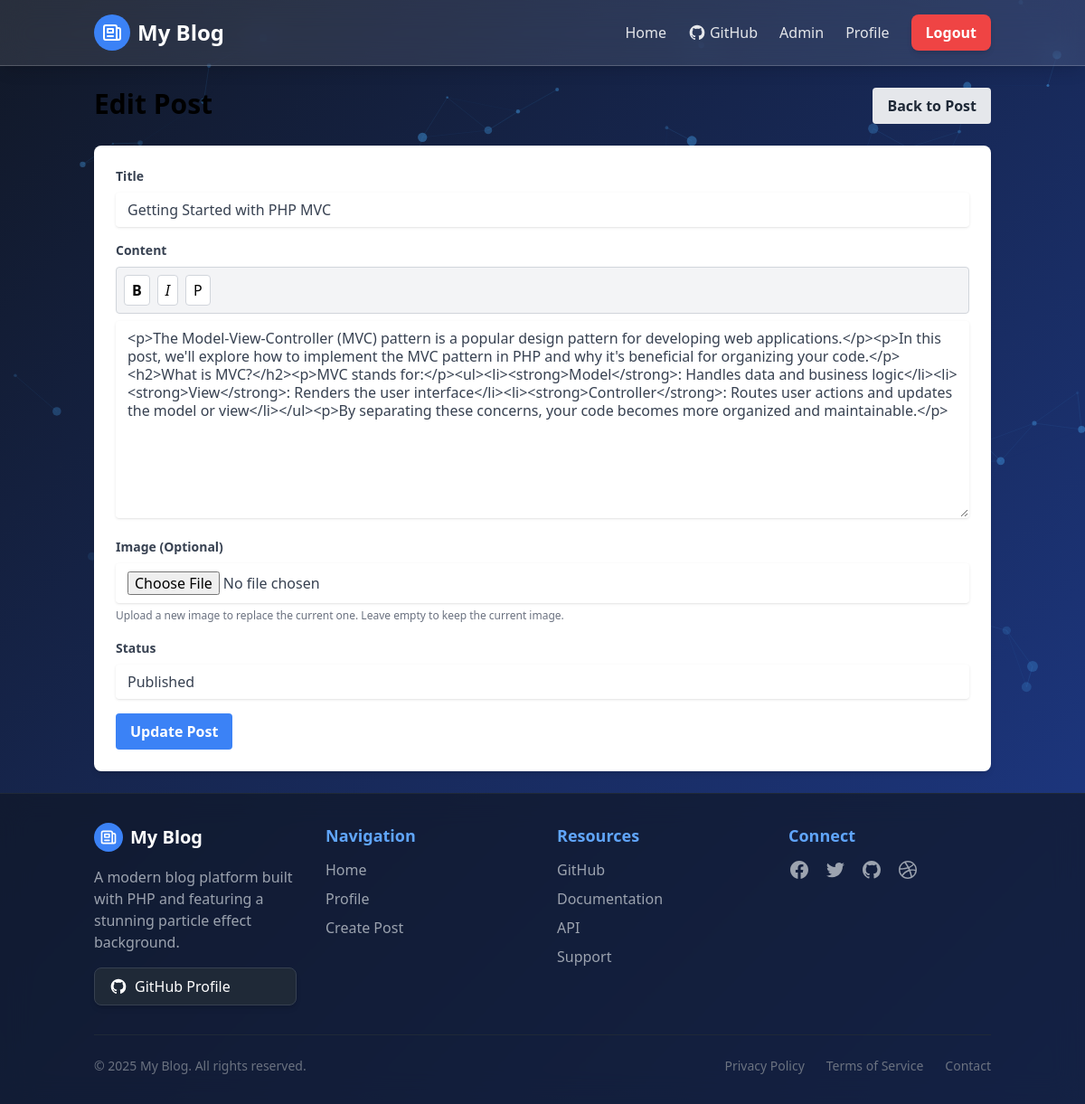
Page /public/posts/edit/2 (signed in) on the committed database.
### tables this page shows
CREATE TABLE IF NOT EXISTS posts (
  id INT AUTO_INCREMENT PRIMARY KEY,
  user_id INT NOT NULL,
  title VARCHAR(255) NOT NULL,
  slug VARCHAR(255) NOT NULL UNIQUE,
  body TEXT NOT NULL,
  image VARCHAR(255) NOT NULL DEFAULT 'noimage.jpg',
  status ENUM('published', 'draft') NOT NULL DEFAULT 'published',
  created_at TIMESTAMP DEFAULT CURRENT_TIMESTAMP,
  updated_at TIMESTAMP DEFAULT CURRENT_TIMESTAMP ON UPDATE CURRENT_TIMESTAMP,
  FOREIGN KEY (user_id) REFERENCES users(id) ON DELETE CASCADE
);

### app/helpers/Router.php (called while the page is built, shortened)
<?php
class Router {
    protected $currentMethod = DEFAULT_METHOD;
    public function __construct() {
        $url = $this->getUrl();
        if(isset($url[0]) && file_exists('../app/controllers/' . ucwords($url[0]) . '.php')) {
            unset($url[0]);
        }
        $this->currentController = new $this->currentController;
        if(isset($url[1])) {
            if(method_exists($this->currentController, $url[1])) {
                $this->currentMethod = $url[1];
                unset($url[1]);
            }
        }
        $this->params = $url ? array_values($url) : [];
        call_user_func_array([$this->currentController, $this->currentMethod], $this->params);
    }
    public function getUrl() {
        if(isset($_GET['url'])) {
            $url = rtrim($_GET['url'], '/');
            $url = filter_var($url, FILTER_SANITIZE_URL);
            $url = explode('/', $url);
            return $url;
        }
        return ['posts', 'index'];
    }
}
?>

### public/index.php (called while the page is built, shortened)
<?php
require_once '../app/helpers/Router.php';
require_once '../app/models/Database.php';
$router = new Router();
?>

### app/models/Database.php (called while the page is built, shortened)
<?php
class Database {
    private $host = DB_HOST;
    private $user = DB_USER;
    private $pass = DB_PASS;
    private $dbname = DB_NAME;
    private $dbh;
    private $stmt;
    public function __construct() {
        $dsn = 'mysql:host=' . $this->host . ';dbname=' . $this->dbname;
        $options = array(
            PDO::ATTR_PERSISTENT => true,
            PDO::ATTR_ERRMODE => PDO::ERRMODE_EXCEPTION
        );
        try {
            $this->dbh = new PDO($dsn, $this->user, $this->pass, $options);
        } catch(PDOException $e) {
            $this->error = $e->getMessage();
            echo 'Database Connection Error: ' . $this->error;
        }
    }
    public function query($sql) {
        $this->stmt = $this->dbh->prepare($sql);
    }
    public function bind($param, $value, $type = null) {
        if(is_null($type)) {
            switch(true) {
                default:
                    $type = PDO::PARAM_STR;
            }
        }
        $this->stmt->bindValue($param, $value, $type);
    }
    public function execute() {
        return $this->stmt->execute();
    }
    public function single() {
        $this->execute();
        return $this->stmt->fetch(PDO::FETCH_OBJ);
    }
}
?>

### app/models/Post.php (called while the page is built, shortened)
<?php
class Post {
    private $db;
    public function __construct() {
        $this->db = new Database;
    }
    public function getPostById($id) {
        $this->db->query('SELECT p.*, u.username, u.name
                          FROM posts p
                          INNER JOIN users u
                          ON p.user_id = u.id
                          WHERE p.id = :id');
        $this->db->bind(':id', $id);
        return $this->db->single();
    }
}
?>

### app/views/posts/edit.php (the view, shortened to what this page needs)
<?php require APPROOT . '/views/includes/header.php'; ?>
<div class="flex justify-between items-start mb-6">
  <h1 class="text-3xl font-bold">Edit Post</h1>
  <a href="<?php echo BASE_URL; ?>/posts/show/<?php echo $data['id']; ?>" class="bg-gray-200 hover:bg-gray-300 text-gray-800 font-semibold py-2 px-4 rounded">
    <i class="fas fa-arrow-left"></i> Back to Post
  </a>
</div>
<div class="bg-white rounded-lg shadow-md p-6">
  <form action="<?php echo BASE_URL; ?>/posts/edit/<?php echo $data['id']; ?>" method="post" enctype="multipart/form-data">
    <div class="mb-4">
      <label for="title" class="block text-gray-700 text-sm font-bold mb-2">Title</label>
      <input type="text" name="title" id="title" class="shadow appearance-none border rounded w-full py-2 px-3 text-gray-700 leading-tight focus:outline-none focus:shadow-outline <?php echo (!empty($data['title_err'])) ? 'border-red-500' : ''; ?>" value="<?php echo $data['title']; ?>" placeholder="Post Title">
    </div>
    <div class="mb-4">
      <label for="body" class="block text-gray-700 text-sm font-bold mb-2">Content</label>
      <textarea name="body" id="body" rows="10" class="shadow appearance-none border rounded w-full py-2 px-3 text-gray-700 leading-tight focus:outline-none focus:shadow-outline <?php echo (!empty($data['body_err'])) ? 'border-red-500' : ''; ?>" placeholder="Post Content"><?php echo $data['body']; ?></textarea>
    </div>
    <div class="mb-4">
      <label for="image" class="block text-gray-700 text-sm font-bold mb-2">Image (Optional)</label>
      <input type="file" name="image" id="image" class="shadow appearance-none border rounded w-full py-2 px-3 text-gray-700 leading-tight focus:outline-none focus:shadow-outline">
      <span class="text-gray-500 text-xs">Upload a new image to replace the current one. Leave empty to keep the current image.</span>
    </div>
    <?php if(isset($_SESSION['user_role']) && $_SESSION['user_role'] == 'admin'): ?>
      <div class="mb-4">
        <label for="status" class="block text-gray-700 text-sm font-bold mb-2">Status</label>
        <select name="status" id="status" class="shadow appearance-none border rounded w-full py-2 px-3 text-gray-700 leading-tight focus:outline-none focus:shadow-outline">
          <option value="published" <?php echo ($data['status'] == 'published') ? 'selected' : ''; ?>>Published</option>
        </select>
      </div>
    <?php endif; ?>
    <button type="submit" class="bg-blue-500 hover:bg-blue-700 text-white font-bold py-2 px-4 rounded focus:outline-none focus:shadow-outline">
      Update Post
    </button>
  </form>
</div>
<?php require APPROOT . '/views/includes/footer.php'; ?>

### public/css/style.css (style rules this page uses)
input, textarea, select { backdrop-filter: blur(4px); -webkit-backdrop-filter: blur(4px); background-color: rgba(255, 255, 255, 0.05); border: 1px solid rgba(255, 255, 255, 0.1); color: white; transition: all 0.3s ease; max-width: 100%; }

### rows in the picture
posts: title "Getting Started with PHP MVC", body "<p>The Model-View-Controller (MVC) pattern is a popular design pattern for developing web applications.</p><p>In this post, we'll explore how to implement the MVC pattern in PHP and why it's beneficial for organizing your code.</p><h2>What is MVC?</h2><p>MVC stands for:</p><ul><li><strong>Model</strong>: Handles data and business logic</li><li><strong>View</strong>: Renders the user interface</li><li><strong>Controller</strong>: Routes user actions and updates the model or view</li></ul><p>By separating these concerns, your code becomes more organized and maintainable.</p>", status "Published"

### other values in the picture
APP_NAME "My Blog"
